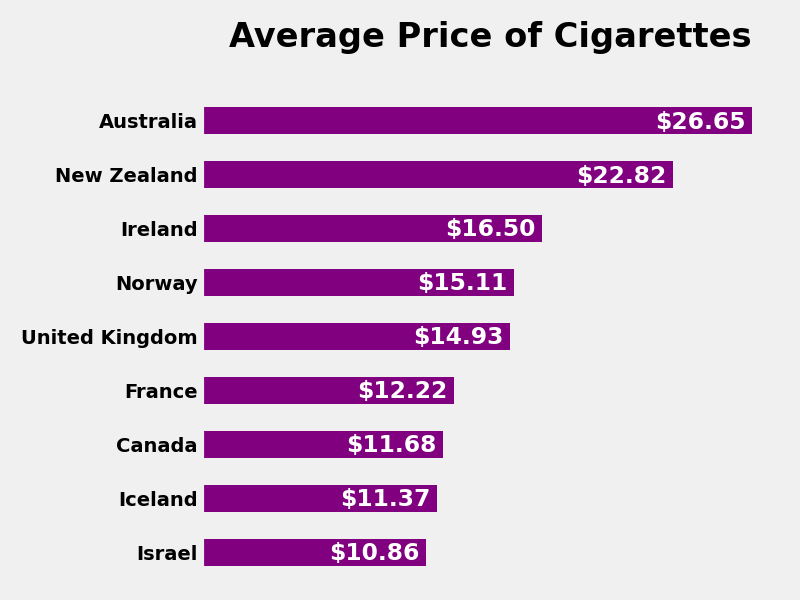

Python code for this plot:
import pandas as pd
import matplotlib.pyplot as plt


file = open("C:\\Users\\Yanga\\Datasets\\independent_project.xlsx", "rb")
df = pd.read_excel(file)

plt.style.use("fivethirtyeight")

countries = []
for country in df["Country"]:
    countries.append(country)

prices = []
for num in df["Price of Cigarettes"]:
    prices.append(num)

labels = ["$26.65", "$22.82", "$16.50", "$15.11", "$14.93",
          "$12.22", "$11.68", "$11.37", "$10.86"]


df.set_index("Country", inplace=True)
df = df["Price of Cigarettes"]


plt.figure(figsize=(8,6))
df.plot(kind="barh", color="purple")
plt.gca().invert_yaxis()

for index, value in enumerate(prices):
    plt.text(value-4.7, index+0.15, labels[index],
             color="white", weight="bold", fontsize="large")

plt.title("Average Price of Cigarettes\n", fontsize="xx-large", weight="bold")
plt.ylabel("")
plt.xticks([], [])
plt.yticks(weight="bold")


plt.grid(None)
plt.tight_layout()
plt.show()
